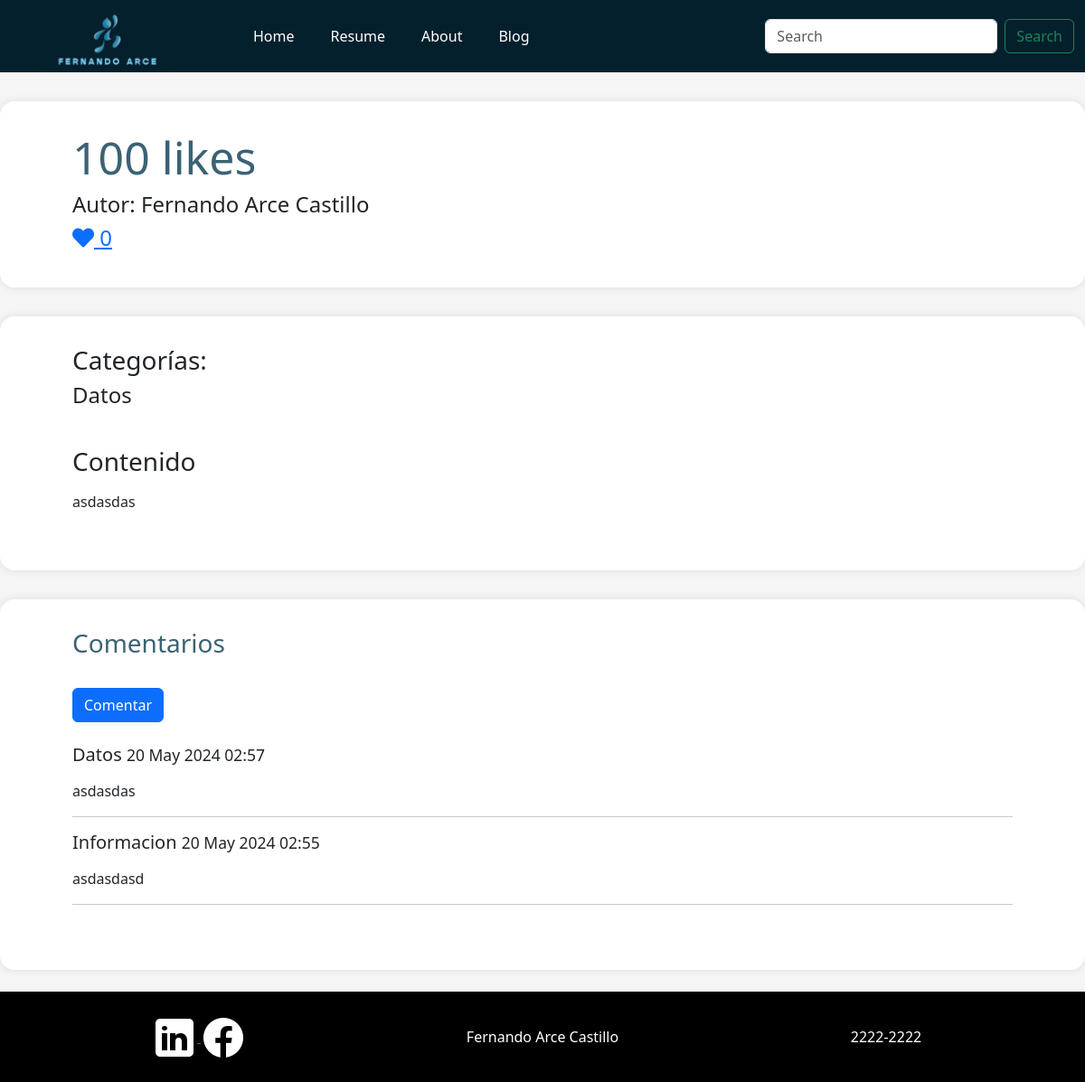
The page /articulo/11/ on the database as committed earlier.
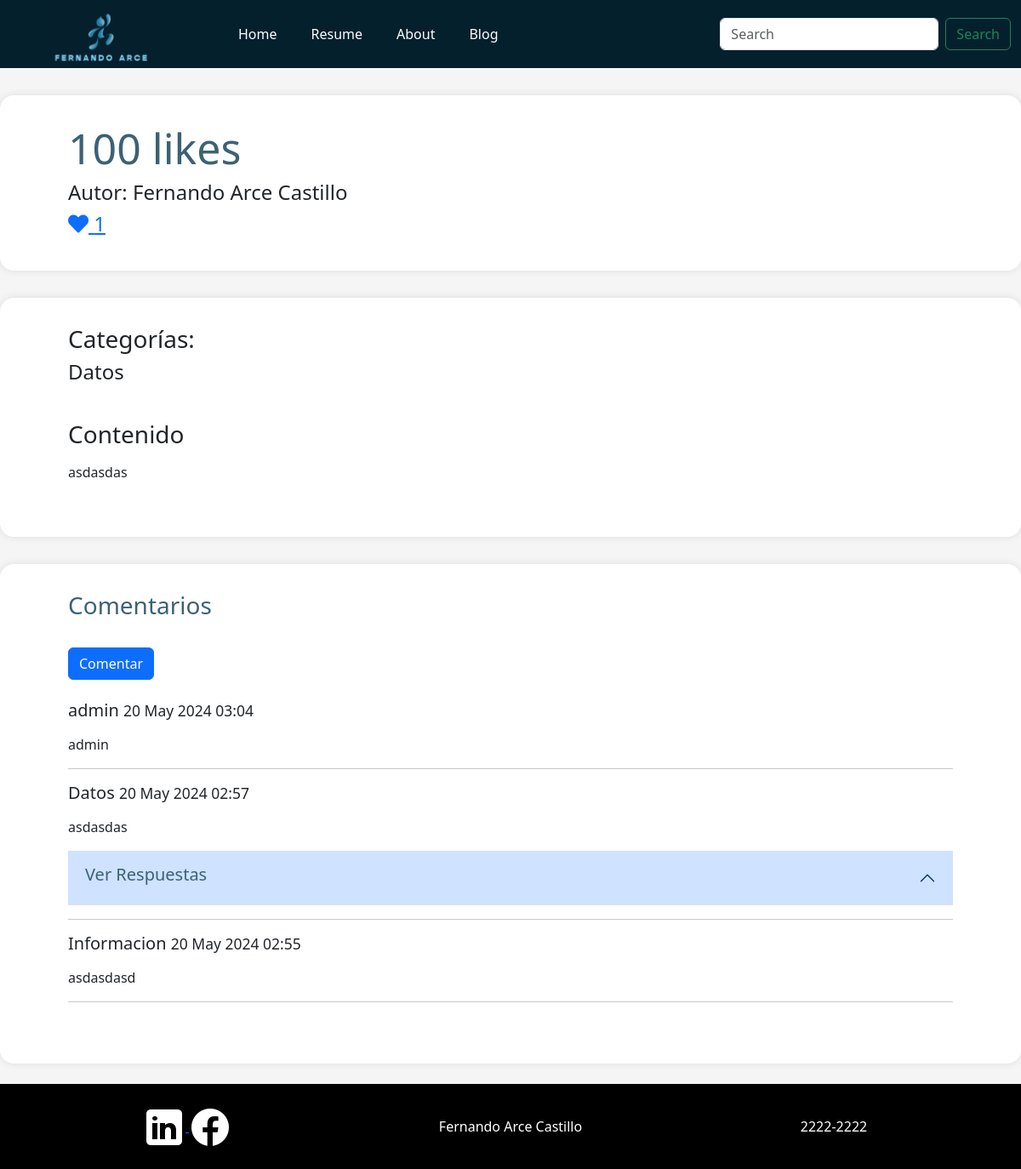
The same page on the database as committed later.
### sitio_personal/models.py (models this page shows, shortened)
class Articulo(models.Model):
    titulo = models.CharField(max_length=200)
    contenido = models.TextField()
    etiquetas = models.ManyToManyField(Etiqueta)
    fecha_publicacion = models.DateTimeField(auto_now_add=True)
    likes = models.ManyToManyField(User, related_name='likes', blank=True)
    thumbnail = models.ImageField(upload_to='sitio_personal/static/img/thumbnails', null=True, blank=True)
    preview = models.TextField(null=True, blank=True)
    tiempo_lectura = models.IntegerField(default=5)
    def total_likes(self):
        return self.likes.count()

class Etiqueta(models.Model):
    nombre = models.CharField(max_length=100)

class Comentario(models.Model):
    articulo = models.ForeignKey(Articulo, related_name='comentarios', on_delete=models.CASCADE)
    nombre = models.CharField(max_length=100)
    cuerpo = models.TextField()
    fecha = models.DateTimeField(auto_now_add=True)
    parent = models.ForeignKey('self', null=True, blank=True, related_name='respuestas', on_delete=models.CASCADE)
    es_respuesta = models.BooleanField(default=False)
    class Meta:
        ordering = ['-fecha']

### sitio_personal/views.py (the view)
# urls.py: path('articulo/<int:articulo_id>/', views.detalle_articulo, name='detalle_articulo'),
def detalle_articulo(request, articulo_id):
    articulo = get_object_or_404(Articulo, id=articulo_id)
    comentarios = articulo.comentarios.order_by('-fecha').filter(es_respuesta = False)
    if request.method == 'POST':
        form = ComentarioForm(request.POST)
        if form.is_valid():
            comentario = form.save(commit=False)
            comentario.articulo = articulo
            comentario.save()
            return redirect('detalle_articulo', articulo_id=articulo.id)
    else:
        form = ComentarioForm()
    return render(request, 'sitio_personal/detalle_articulo.html', {'articulo': articulo, 'comentarios': comentarios, 'form': form})

### sitio_personal/forms.py
class ComentarioForm(forms.ModelForm):
    class Meta:
        model = Comentario
        fields = ['nombre', 'cuerpo']

### sitio_personal/templates/sitio_personal/detalle_articulo.html (shortened to what this page needs)
{% extends 'base.html' %}
{% block content %}
<div class="container-xxl articulo_encabezado">
    <h1 style="color: #3B6275; font-size: 50px;">{{ articulo.titulo }}</h1>
    <h4>Autor: Fernando Arce Castillo</h4>
    <h4>
        <a href="#" class="like-button" data-id="{{ articulo.id }}">
            <i class="fas fa-heart"></i> {{ articulo.total_likes }}
        </a>
    </h4>
</div>
<div class="container-xxl articulo_completo">
    <h3>Categorías:</h3>
    <h4>
        {% for etiqueta in articulo.etiquetas.all %}
            {{ etiqueta.nombre }}
        {% endfor %}
        <br />
    </h4>
    <h3><br />Contenido </h3>
    <p>{{ articulo.contenido|linebreaks }}</p>
</div>
<div class="container-xxl articulo_completo">
    <h3 style="color: #3B6275;">Comentarios</h3>
    <button type="button" class="btn btn-primary mt-4 mb-4" data-bs-toggle="modal" data-bs-target="#comentarioModal">
        Comentar
    </button>
    <div class="lista_comentarios mb-4">
        {% for comentario in comentarios %}
            <div class="comentario">
                <h5>{{ comentario.nombre }} <small>{{ comentario.fecha|date:"d M Y H:i" }}</small></h4>
                <p>{{ comentario.cuerpo|linebreaks }}</p>
                {% if comentario.respuestas.all %}
                <div class="accordion accordion-flush" id="accordionExample">
                    <div class="accordion-item">
                        <h2 class="accordion-header">
                            <button class="accordion-button" type="button" data-bs-toggle="collapse" data-bs-target="#collapseOne" aria-expanded="false" aria-controls="collapseOne">
                                <h5 style="color: #3B6275;"> Ver Respuestas </h5>
                            </button>
                        </h2>
                    </div>
                </div>
                {% endif %}
            </div>
            <hr>
        {% empty %}
            <p>No hay comentarios aún.</p>
        {% endfor %}
    </div>
</div>
<footer class="footer-black mt-4">
    <div class="container text-center">
        <div class="row align-items-start">
            <div class="col">
                <div class="container">
                    <a href="https://www.linkedin.com/" target="_blank">
                        <img src="../../static/img/logo_linkedin.png" alt="perfil linkedin" />
                    </a>
                    <span>
                        <a href="https://www.facebook.com/" target="_blank">
                            <img src="../../static/img/logo_facebook.png" alt="perfil facebook" />
                        </a>
                    </span>
                </div>
            </div>
            <div class="col">
                Fernando Arce Castillo
            </div>
            <div class="col">
                2222-2222
            </div>
        </div>
    </div>
</footer>
{% endblock %}

Rows that differ between the two databases and show on the page:
computed for Articulo "100 likes": total_likes "0" → "1"
added Comentario: nombre "admin", fecha "20 May 2024 03:04", cuerpo "admin"
shown differently, row unchanged: Comentario "Datos": now shows "Ver Respuestas"
